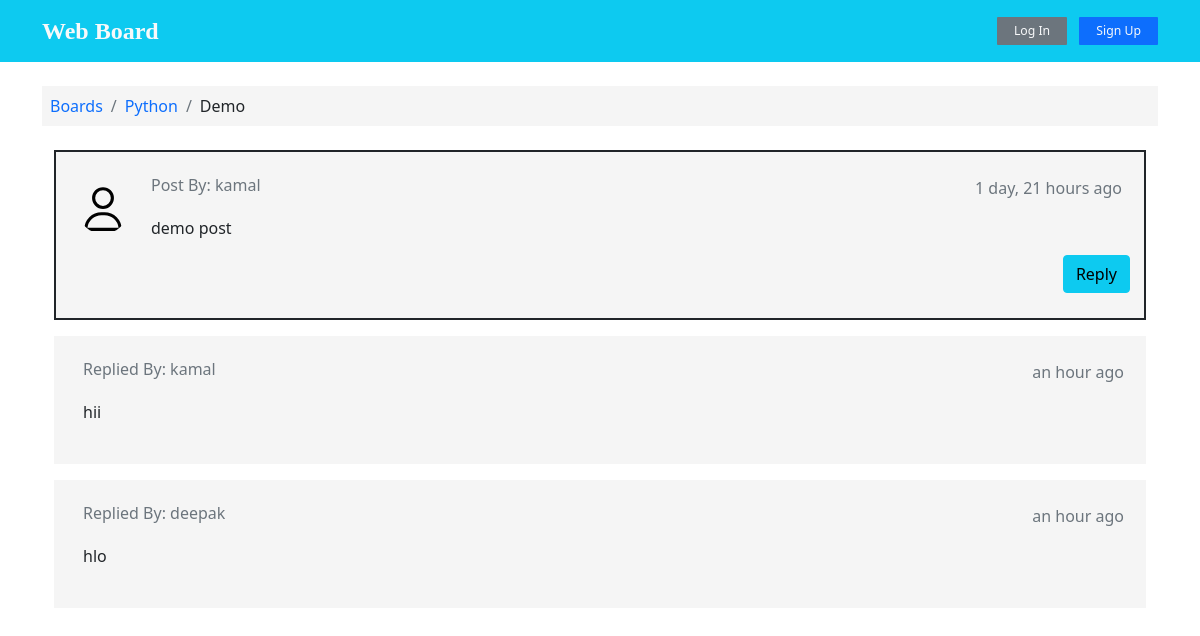
The app's page /Python/Demo/50/post/ with its own data.
### boards/models.py (models this page shows, shortened)
class Topic(models.Model):
    subject = models.CharField(max_length=99)
    created_at = models.DateTimeField(auto_now_add=True)
    board = models.ForeignKey(Board, on_delete=models.CASCADE, related_name='topics')
    starter = models.ForeignKey(User, on_delete= models.CASCADE, related_name='topics')
    message = models.TextField(max_length=250)

class Board(models.Model):
    name = models.CharField(max_length=15, unique=True)
    description = models.CharField(max_length=200)
    def __str__(self):
        return self.name

class Post(models.Model):
    message = models.TextField(max_length=250)
    topic = models.ForeignKey(Topic, on_delete=models.CASCADE, related_name='post_topic')
    created_at = models.DateTimeField(auto_now_add=True)
    updated_at = models.DateTimeField(null=True)
    created_by = models.ForeignKey(User, on_delete= models.CASCADE, related_name='post')
    updated_by = models.ForeignKey(User, on_delete= models.CASCADE,null=True, related_name='+' )

### boards/views.py (the view)
# urls.py: url(r'^delete-post/(?P<id>\d+)$', views.delete_post, name='delete-post'),
def post(request, board_name, topic_subject, topic_pk):
    topic = Topic.objects.get(pk=topic_pk)
    post = Post.objects.filter(topic__pk=topic_pk)
    post_form = PostForm()
    ctx = {'topic': topic,'post':post, 'post_form':post_form, 'login_form':loginform, 'signup_form': signupform}
    return render(request, 'topic_post.html', ctx )

### templates/topic_post.html (shortened to what this page needs)
{% extends 'base.html' %}
{% load static %}
{% load custom_tags %}
{% load humanize %}
{% block head %}
<link rel="stylesheet" href="{% static 'css/index.css' %}">
{% endblock %}
{% block content %}
<div class="container">
  <ol class="breadcrumb my-4 p-2" style="background-color: whitesmoke;" >
    <li class="breadcrumb-item"> <a class="text-decoration-none" href="{% url 'boards:home' %}"> Boards</a></li>
    <li class="breadcrumb-item "> <a class="text-decoration-none" href="{% url 'boards:topic-list' topic.board %}">{{topic.board}}</a></li>
    <li class="breadcrumb-item">{{topic.subject}}</li>
  </ol>
{% for item in topic.post_topic.all %}
<div class="container mb-3" {% if not forloop.first %} id='reply' {% endif %} >
      <div class="card {% if forloop.first %} border border-2 border-dark {% endif %} ">
          <div class="comment-widgets mb-0 ">
              <div class="d-flex flex-row comment-row m-t-0">
                {% if forloop.first %}
                  <div class="p-2"><img src="{% static 'images/avatar.svg' %}" alt="user" width="50" class="rounded-circle"></div>
                  {% endif %}
                  <div class="comment-text w-100">
                    <div class='d-flex justify-content-between'>
                      <h6 class="font-medium text-muted">{% if forloop.first %} Post By: {% else %}Replied By: {% endif %} {{ item.created_by }}</h6>
                      <p class="text-muted text-end mx-2">{{ item.created_at|naturaltime }}</p>
                    </div>
                      <span class="m-b-15 d-block">{{ item.message }}</span>
                      <div class="text-end">
                      {% if forloop.first %}
                        {% if user.is_authenticated %}
                        <button type="button" class="btn btn-info border-0" data-bs-toggle="modal" data-bs-target="#replytopic">Reply</button>
                        {% else %}
                        <button type="button"  data-bs-toggle="modal" data-bs-target="#login"  class="btn btn-info">Reply</button>
                        {% endif %}
                      {% endif %}
                      </div>
                  </div>
              </div>
          </div>
      </div>
 </div>
{% endfor %}
</div>
{% endblock %}

### static/css/index.css (style rules this page uses)
.card { position: relative; display: -webkit-box; display: -ms-flexbox; display: flex; -webkit-box-orient: vertical; -webkit-box-direction: normal; -ms-flex-direction: column; flex-direction: column; min-width: 0; word-wrap: break-word; background-color: whitesmoke; background-clip: border-box; border: 0px solid transparent; border-radius: 0px }
.comment-widgets { position: relative; margin-bottom: 10px }
.comment-widgets .comment-row { border-bottom: 1px solid transparent; padding: 14px; display: -webkit-box; display: -ms-flexbox; display: flex; margin: 10px 0 }
.p-2 { padding: 0.5rem !important }
.comment-text { padding-left: 15px }
.w-100 { width: 100% !important }
.m-b-15 { margin-bottom: 15px }

### records on screen
Topic: board "Python", subject "Demo"
Post: shows "Post By:", created_by "kamal", created_at "1 day, 21 hours ago", message "demo post", shows "Reply"
Post: shows "Replied By:", created_by "kamal", created_at "an hour ago", message "hii"
Post: shows "Replied By:", created_by "deepak", created_at "an hour ago", message "hlo"
